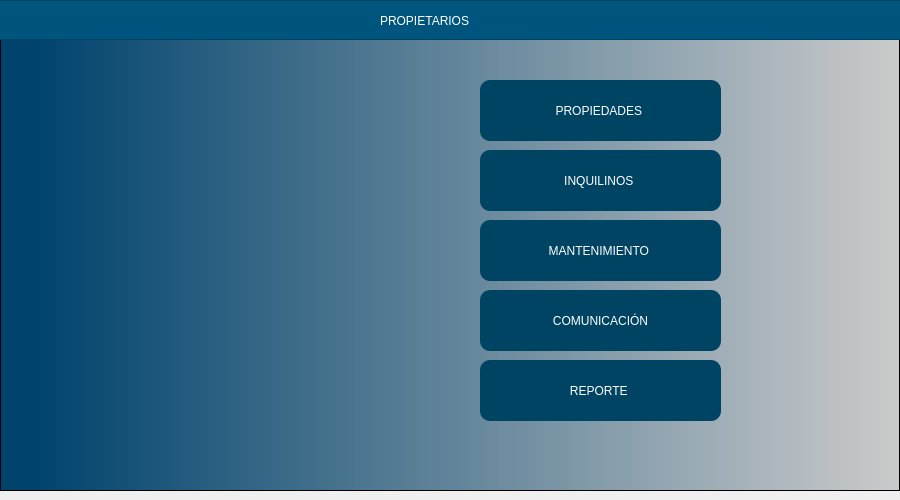
<?xml version="1.0" encoding="UTF-8"?>
<ui version="4.0">
 <class>MainWindow</class>
 <widget class="QMainWindow" name="MainWindow">
  <property name="geometry">
   <rect>
    <x>0</x>
    <y>0</y>
    <width>900</width>
    <height>500</height>
   </rect>
  </property>
  <property name="minimumSize">
   <size>
    <width>900</width>
    <height>500</height>
   </size>
  </property>
  <property name="maximumSize">
   <size>
    <width>900</width>
    <height>16777215</height>
   </size>
  </property>
  <property name="windowTitle">
   <string>MainWindow</string>
  </property>
  <widget class="QWidget" name="centralwidget">
   <layout class="QHBoxLayout" name="horizontalLayout" stretch="0">
    <property name="leftMargin">
     <number>0</number>
    </property>
    <property name="topMargin">
     <number>0</number>
    </property>
    <property name="rightMargin">
     <number>0</number>
    </property>
    <item>
     <widget class="QFrame" name="framefondo">
      <property name="styleSheet">
       <string notr="true">QWidget#framefondo{
background-color: qlineargradient(spread:pad, x1:0, y1:0, x2:1, y2:0, stop:0.039548 rgba(0, 67, 109, 255), stop:1 rgba(203, 203, 203, 255));}</string>
      </property>
      <property name="frameShape">
       <enum>QFrame::StyledPanel</enum>
      </property>
      <property name="frameShadow">
       <enum>QFrame::Raised</enum>
      </property>
      <widget class="QFrame" name="frame_superior">
       <property name="geometry">
        <rect>
         <x>-10</x>
         <y>0</y>
         <width>911</width>
         <height>40</height>
        </rect>
       </property>
       <property name="maximumSize">
        <size>
         <width>16777215</width>
         <height>40</height>
        </size>
       </property>
       <property name="styleSheet">
        <string notr="true">background-color: rgb(0, 85, 127);</string>
       </property>
       <property name="frameShape">
        <enum>QFrame::StyledPanel</enum>
       </property>
       <property name="frameShadow">
        <enum>QFrame::Raised</enum>
       </property>
       <widget class="QLabel" name="label">
        <property name="geometry">
         <rect>
          <x>390</x>
          <y>10</y>
          <width>331</width>
          <height>21</height>
         </rect>
        </property>
        <property name="styleSheet">
         <string notr="true">font: 16pt &quot;Arial&quot;;
color: white;</string>
        </property>
        <property name="text">
         <string>PROPIETARIOS</string>
        </property>
       </widget>
      </widget>
      <widget class="QPushButton" name="btnPropiedades">
       <property name="geometry">
        <rect>
         <x>480</x>
         <y>80</y>
         <width>241</width>
         <height>61</height>
        </rect>
       </property>
       <property name="layoutDirection">
        <enum>Qt::RightToLeft</enum>
       </property>
       <property name="styleSheet">
        <string notr="true">
QPushButton{
font: 87 9pt &quot;Arial&quot;;
background-color: rgb(0, 68, 100);
color:white;

border-radius: 10px;
}


QPushButton:hover {
background-color:rgb(0, 101, 148);
}</string>
       </property>
       <property name="text">
        <string>PROPIEDADES </string>
       </property>
       <property name="icon">
        <iconset>
         <normaloff>./Imagenes/casa.png</normaloff>./Imagenes/casa.png</iconset>
       </property>
      </widget>
      <widget class="QPushButton" name="btnINQUILINOS">
       <property name="geometry">
        <rect>
         <x>480</x>
         <y>150</y>
         <width>241</width>
         <height>61</height>
        </rect>
       </property>
       <property name="layoutDirection">
        <enum>Qt::RightToLeft</enum>
       </property>
       <property name="styleSheet">
        <string notr="true">QPushButton{
font: 87 9pt &quot;Arial&quot;;
background-color: rgb(0, 68, 100);
color:white;

border-radius: 10px;
}


QPushButton:hover {
background-color:rgb(0, 101, 148);
}</string>
       </property>
       <property name="text">
        <string>INQUILINOS </string>
       </property>
       <property name="icon">
        <iconset>
         <normaloff>./Imagenes/inquilino.png</normaloff>./Imagenes/inquilino.png</iconset>
       </property>
      </widget>
      <widget class="QLabel" name="label_2">
       <property name="geometry">
        <rect>
         <x>420</x>
         <y>180</y>
         <width>47</width>
         <height>13</height>
        </rect>
       </property>
       <property name="text">
        <string/>
       </property>
      </widget>
      <widget class="QLabel" name="label_3">
       <property name="geometry">
        <rect>
         <x>220</x>
         <y>160</y>
         <width>201</width>
         <height>191</height>
        </rect>
       </property>
       <property name="text">
        <string/>
       </property>
       <property name="pixmap">
        <pixmap>./Imagenes/propietarios.png</pixmap>
       </property>
       <property name="scaledContents">
        <bool>true</bool>
       </property>
      </widget>
      <widget class="QPushButton" name="btnMANTENIMIENTO">
       <property name="geometry">
        <rect>
         <x>480</x>
         <y>220</y>
         <width>241</width>
         <height>61</height>
        </rect>
       </property>
       <property name="layoutDirection">
        <enum>Qt::RightToLeft</enum>
       </property>
       <property name="styleSheet">
        <string notr="true">QPushButton{
font: 87 9pt &quot;Arial&quot;;
background-color: rgb(0, 68, 100);
color:white;

border-radius: 10px;
}


QPushButton:hover {
background-color:rgb(0, 101, 148);
}</string>
       </property>
       <property name="text">
        <string>MANTENIMIENTO </string>
       </property>
       <property name="icon">
        <iconset>
         <normaloff>./Imagenes/mantenimiento.png</normaloff>./Imagenes/mantenimiento.png</iconset>
       </property>
      </widget>
      <widget class="QPushButton" name="btnCOMUNICACION">
       <property name="geometry">
        <rect>
         <x>480</x>
         <y>290</y>
         <width>241</width>
         <height>61</height>
        </rect>
       </property>
       <property name="layoutDirection">
        <enum>Qt::RightToLeft</enum>
       </property>
       <property name="styleSheet">
        <string notr="true">QPushButton{
font: 87 9pt &quot;Arial&quot;;
background-color: rgb(0, 68, 100);
color:white;

border-radius: 10px;
}


QPushButton:hover {
background-color:rgb(0, 101, 148);
}</string>
       </property>
       <property name="text">
        <string>COMUNICACIÓN</string>
       </property>
       <property name="icon">
        <iconset>
         <normaloff>./Imagenes/mjs.png</normaloff>./Imagenes/mjs.png</iconset>
       </property>
      </widget>
      <widget class="QPushButton" name="btnREPORTE">
       <property name="geometry">
        <rect>
         <x>480</x>
         <y>360</y>
         <width>241</width>
         <height>61</height>
        </rect>
       </property>
       <property name="layoutDirection">
        <enum>Qt::RightToLeft</enum>
       </property>
       <property name="styleSheet">
        <string notr="true">QPushButton{
font: 87 9pt &quot;Arial&quot;;
background-color: rgb(0, 68, 100);
color:white;

border-radius: 10px;
}


QPushButton:hover {
background-color:rgb(0, 101, 148);
}</string>
       </property>
       <property name="text">
        <string>REPORTE </string>
       </property>
       <property name="icon">
        <iconset>
         <normaloff>Imagenes/reporte.png</normaloff>Imagenes/reporte.png</iconset>
       </property>
      </widget>
     </widget>
    </item>
   </layout>
  </widget>
 </widget>
 <resources/>
 <connections/>
</ui>
